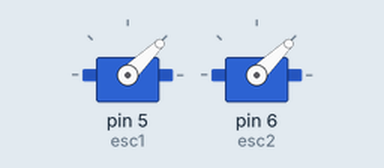
The sketch below on a simulated Arduino Uno, built with avr-gcc and run on an emulated ATmega328P. Parts: 2 × servo.

Above: at 0.1 s.
At 3.1 s:
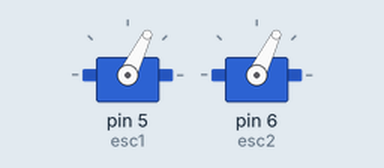
Timing chart, 0 to 4.6 s (numbered marks = the images above):
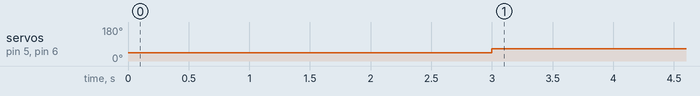

Measured:
- by itself, servo on pin 5 (esc1), servo on pin 6 (esc2): 44° → 64° at 3.0 s

The sketch:

esc1.ino
```cpp
#include <Servo.h>

Servo esc1; //5
Servo esc2; //6

void setup() {
  // put your setup code here, to run once:
  esc1.attach(5);
  esc2.attach(6);

  // esc1.writeMicroseconds(2000);
  // esc2.writeMicroseconds(2000);
  // delay(3000);
  esc1.writeMicroseconds(1000);
  esc2.writeMicroseconds(1000);
  delay(3000);
}

void loop() {
  // put your main code here, to run repeatedly:
  esc1.writeMicroseconds(1200);
  esc2.writeMicroseconds(1200);
}
```
